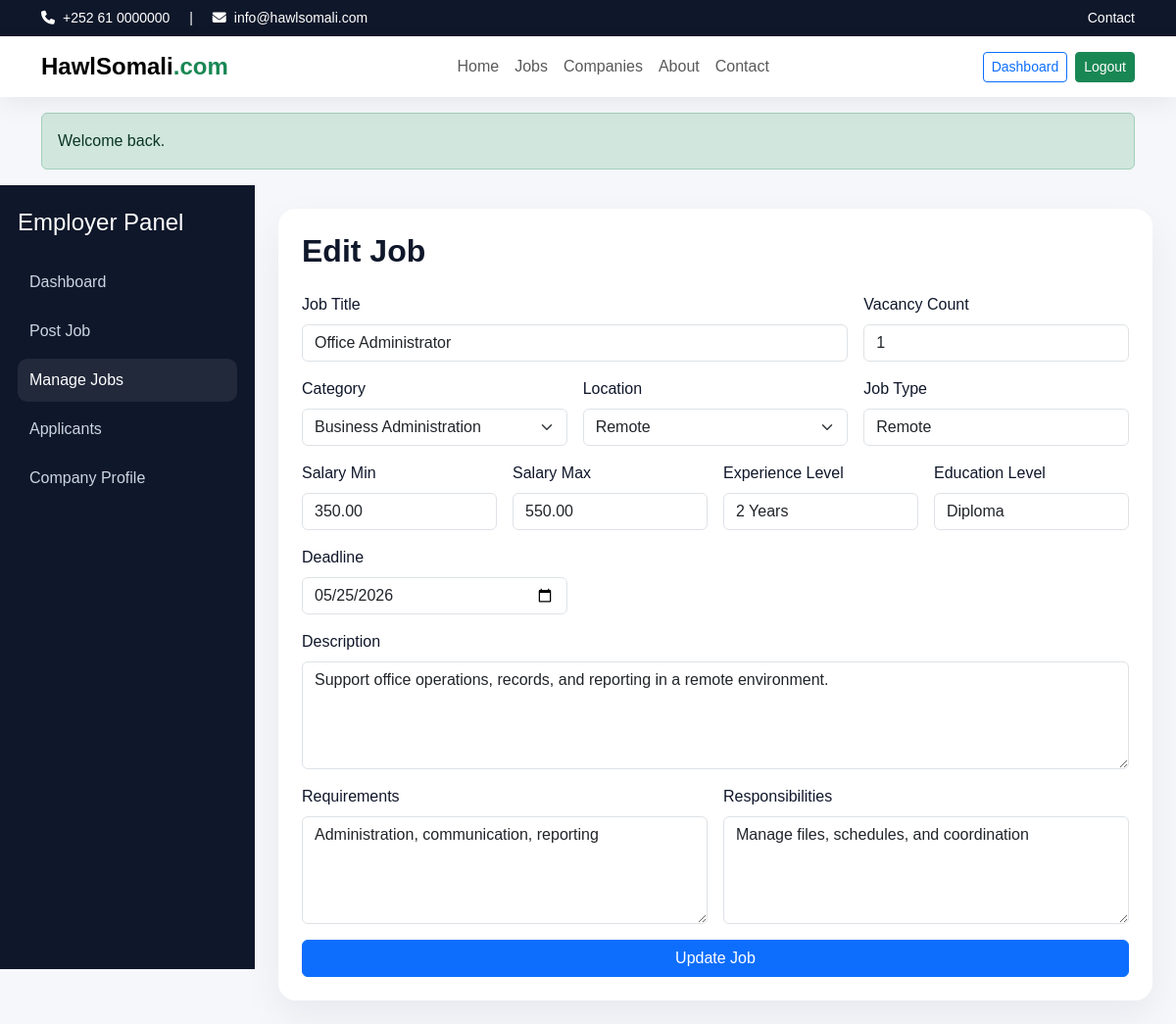
Page /employer/edit-job.php?id=2 (signed in) on the committed database.
### tables this page shows
CREATE TABLE jobs (
  id INT AUTO_INCREMENT PRIMARY KEY,
  employer_id INT NOT NULL,
  category_id INT NOT NULL,
  location_id INT NOT NULL,
  title VARCHAR(180) NOT NULL,
  job_type VARCHAR(50) NOT NULL DEFAULT 'Full Time',
  salary_min DECIMAL(10,2) NOT NULL DEFAULT 0.00,
  salary_max DECIMAL(10,2) NOT NULL DEFAULT 0.00,
  experience_level VARCHAR(100) DEFAULT NULL,
  education_level VARCHAR(100) DEFAULT NULL,
  vacancy_count INT NOT NULL DEFAULT 1,
  deadline DATE DEFAULT NULL,
  description TEXT,
  requirements TEXT,
  responsibilities TEXT,
  status VARCHAR(20) NOT NULL DEFAULT 'active',
  is_approved TINYINT(1) NOT NULL DEFAULT 0,
  is_featured TINYINT(1) NOT NULL DEFAULT 0,
  created_at DATETIME DEFAULT CURRENT_TIMESTAMP,
  CONSTRAINT fk_jobs_employer FOREIGN KEY (employer_id) REFERENCES employers(id) ON DELETE CASCADE,
  CONSTRAINT fk_jobs_category FOREIGN KEY (category_id) REFERENCES categories(id),
  CONSTRAINT fk_jobs_location FOREIGN KEY (location_id) REFERENCES locations(id)
);

CREATE TABLE categories (
  id INT AUTO_INCREMENT PRIMARY KEY,
  name VARCHAR(100) NOT NULL
);

CREATE TABLE locations (
  id INT AUTO_INCREMENT PRIMARY KEY,
  name VARCHAR(100) NOT NULL
);

### includes/functions.php (called while the page is built, shortened)
<?php
function e($value) {
    return htmlspecialchars((string)$value, ENT_QUOTES, 'UTF-8');
}
?>

### employer/edit-job.php (the view, shortened to what this page needs)
<?php
require_once __DIR__ . '/../config/db.php'; require_once __DIR__ . '/../includes/functions.php'; require_login('employer');
$employerId=$_SESSION['user_id']; $id=(int)($_GET['id'] ?? 0);
$stmt=$pdo->prepare("SELECT * FROM jobs WHERE id=? AND employer_id=?"); $stmt->execute([$id,$employerId]); $job=$stmt->fetch();
$cats=$pdo->query("SELECT * FROM categories ORDER BY name")->fetchAll(); $locs=$pdo->query("SELECT * FROM locations ORDER BY name")->fetchAll();
$pageTitle='Edit Job'; include __DIR__ . '/../includes/header.php'; include __DIR__ . '/../includes/navbar.php';
?>
<div class="dashboard-layout">
 <div class="dashboard-sidebar">
  <h4 class="mb-4">Employer Panel</h4>
  <a href="<?= BASE_URL ?>/employer/dashboard.php">Dashboard</a>
  <a href="<?= BASE_URL ?>/employer/post-job.php">Post Job</a>
  <a class="active" href="<?= BASE_URL ?>/employer/manage-jobs.php">Manage Jobs</a>
  <a href="<?= BASE_URL ?>/employer/applicants.php">Applicants</a>
  <a href="<?= BASE_URL ?>/employer/profile.php">Company Profile</a>
 </div>
 <div class="dashboard-main"><div class="form-section"><h2 class="section-title mb-4">Edit Job</h2>
 <form method="post" class="row g-3">
   <div class="col-md-8"><label class="form-label">Job Title</label><input name="title" class="form-control" value="<?= e($job['title']) ?>" required></div>
   <div class="col-md-4"><label class="form-label">Vacancy Count</label><input type="number" name="vacancy_count" class="form-control" value="<?= e($job['vacancy_count']) ?>"></div>
   <div class="col-md-4"><label class="form-label">Category</label><select name="category_id" class="form-select"><?php foreach($cats as $c): ?><option value="<?= $c['id'] ?>" <?= $c['id']==$job['category_id']?'selected':'' ?>><?= e($c['name']) ?></option><?php endforeach; ?></select></div>
   <div class="col-md-4"><label class="form-label">Location</label><select name="location_id" class="form-select"><?php foreach($locs as $l): ?><option value="<?= $l['id'] ?>" <?= $l['id']==$job['location_id']?'selected':'' ?>><?= e($l['name']) ?></option><?php endforeach; ?></select></div>
   <div class="col-md-4"><label class="form-label">Job Type</label><input name="job_type" class="form-control" value="<?= e($job['job_type']) ?>"></div>
   <div class="col-md-3"><label class="form-label">Salary Min</label><input name="salary_min" class="form-control" value="<?= e($job['salary_min']) ?>"></div>
   <div class="col-md-3"><label class="form-label">Salary Max</label><input name="salary_max" class="form-control" value="<?= e($job['salary_max']) ?>"></div>
   <div class="col-md-3"><label class="form-label">Experience Level</label><input name="experience_level" class="form-control" value="<?= e($job['experience_level']) ?>"></div>
   <div class="col-md-3"><label class="form-label">Education Level</label><input name="education_level" class="form-control" value="<?= e($job['education_level']) ?>"></div>
   <div class="col-md-4"><label class="form-label">Deadline</label><input type="date" name="deadline" class="form-control" value="<?= e($job['deadline']) ?>"></div>
   <div class="col-12"><label class="form-label">Description</label><textarea name="description" class="form-control" rows="4"><?= e($job['description']) ?></textarea></div>
   <div class="col-md-6"><label class="form-label">Requirements</label><textarea name="requirements" class="form-control" rows="4"><?= e($job['requirements']) ?></textarea></div>
   <div class="col-md-6"><label class="form-label">Responsibilities</label><textarea name="responsibilities" class="form-control" rows="4"><?= e($job['responsibilities']) ?></textarea></div>
   <div class="col-12 d-grid"><button class="btn btn-primary">Update Job</button></div>
 </form></div></div>
</div>

### assets/css/style.css (style rules this page uses)
:root { --primary:#1d4ed8; --secondary:#0f172a; --accent:#16a34a; --soft:#f8fafc; --muted:#64748b; }
body { font-family:Arial,Helvetica,sans-serif;background:#f5f7fb;color:#0f172a; }
.section-title { font-weight:800; }
.dashboard-layout { display:flex;min-height:100vh;background:#f5f7fb; }
.dashboard-sidebar { width:260px;background:#0f172a;color:#fff;padding:24px 18px;position:sticky;top:0;height:100vh;overflow:auto; }
.dashboard-sidebar a { display:block;color:#cbd5e1;text-decoration:none;padding:10px 12px;border-radius:10px;margin-bottom:6px; }
.dashboard-sidebar a.active,.dashboard-sidebar a:hover { background:rgba(255,255,255,.08);color:#fff; }
.dashboard-main { flex:1;padding:24px; }
.form-section { background:#fff;border-radius:18px;padding:24px;box-shadow:0 16px 40px rgba(15,23,42,.06); }

### rows in the picture
jobs: title "Office Administrator", vacancy_count "1", category_id "Business Administration", location_id "Remote", job_type "Remote", salary_min "350.00", salary_max "550.00", experience_level "2 Years", education_level "Diploma", deadline "05/25/2026", description "Support office operations, records, and reporting in a remote environment.", requirements "Administration, communication, reporting", responsibilities "Manage files, schedules, and coordination"

### other values in the picture
$msg "Welcome back."
